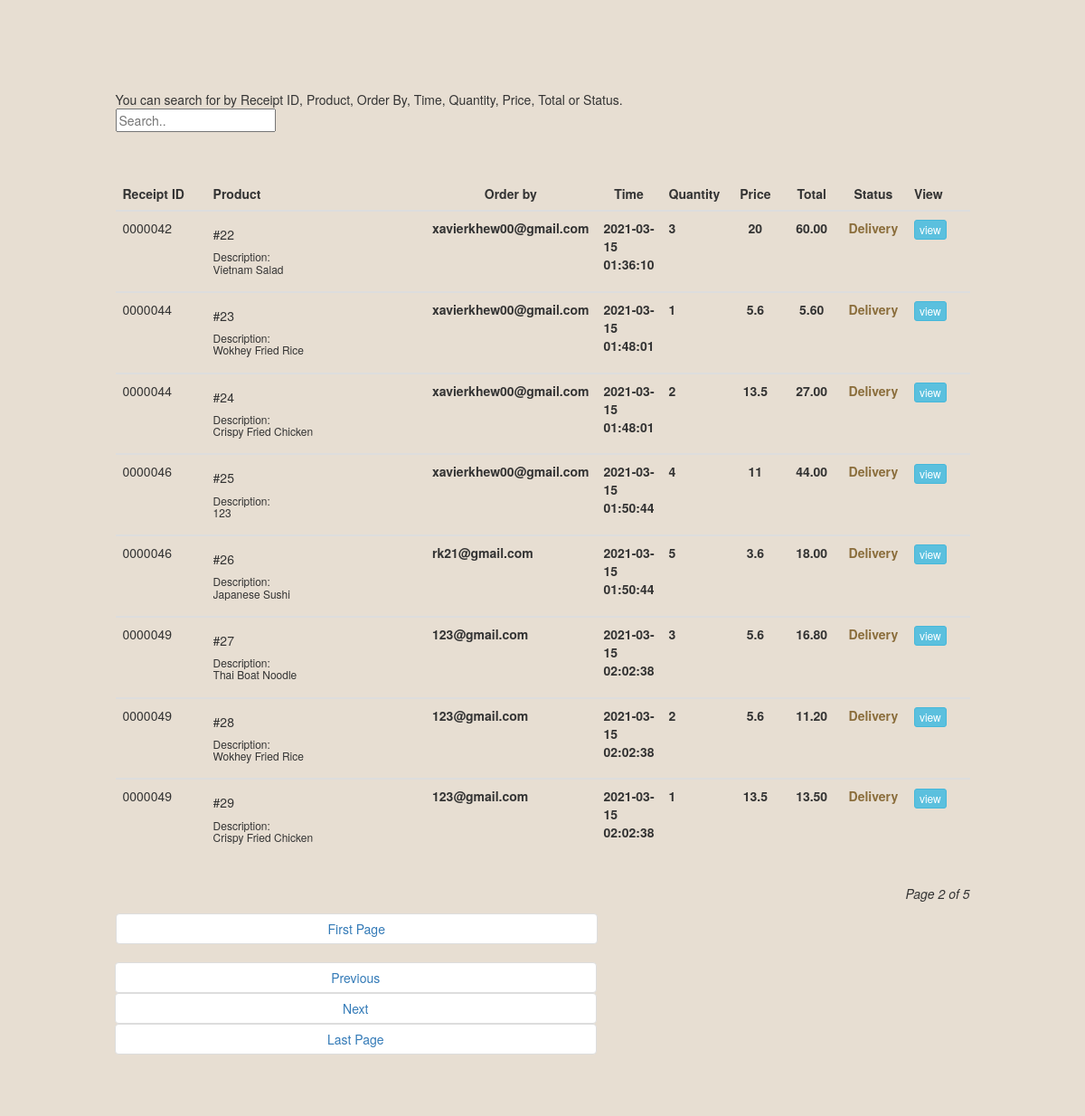
Page /staff/check-order-page.php?page_no=2 on the committed database.
### tables this page shows
CREATE TABLE `order_rec` (
  `id` int(20) NOT NULL,
  `user_id` int(20) DEFAULT NULL,
  `email` varchar(255) DEFAULT NULL,
  `receipt_id` varchar(255) DEFAULT NULL,
  `date` varchar(255) DEFAULT NULL,
  `dish_name` varchar(255) DEFAULT NULL,
  `dish_price` varchar(255) DEFAULT NULL,
  `dish_id` varchar(255) DEFAULT NULL,
  `dish_qty` int(2) NOT NULL DEFAULT 0,
  `order_status` int(2) NOT NULL DEFAULT 0,
  `delivery_type` int(2) NOT NULL DEFAULT 0,
  `delivery_status` int(2) NOT NULL DEFAULT 0,
  `menu_id` int(20) DEFAULT NULL,
  `cloudinary_link` text DEFAULT NULL
);

### staff/check-order-page.php (the view, shortened to what this page needs)
<!DOCTYPE html>
<?php
    include "../db-connect.php";
?>
    <html lang="en">
        <head>
        <link rel="stylesheet" href="https://maxcdn.bootstrapcdn.com/bootstrap/3.3.6/css/bootstrap.min.css" />
</head>
<body style="background-color: #e7ded2;">
    <div class="container">
        <div class="row">
                <?php
            if (isset($_GET['page_no']) && $_GET['page_no'] != "") {
                $page_no = $_GET['page_no'];
            } else {
                $page_no = 1;
            }
            $total_records_per_page = 8;
            $offset = ($page_no-1) * $total_records_per_page;
            $previous_page = $page_no - 1;
            $next_page = $page_no + 1;
            $result_count = mysqli_query($connect,"SELECT COUNT(*) As total_records FROM order_rec");
            $total_records = mysqli_fetch_array($result_count);
            $total_records = $total_records['total_records'];
            $total_no_of_pages = ceil($total_records / $total_records_per_page);
            ?>
            <?php
            $query_cus_status = mysqli_query($connect, "SELECT * FROM order_rec LIMIT $offset, $total_records_per_page");
            ?>
            <div class="col-sm-12 col-md-10 col-md-offset-1">
                <span class="search">You can search for by Receipt ID, Product, Order By, Time, Quantity, Price, Total or Status.</span><br>
                <input id="searchinput" type="text" placeholder="Search..">
                <table class="table table-hover" style="margin-top: 5rem;">
                    <thead>
                        <tr>
                            <th width="15%">Receipt ID</th>
                            <th>Product</th>
                            <th class="text-center">Order by</th>
                            <th class="text-center">Time</th>
                            <th class="text-center">Quantity</th>
                            <th class="text-center">Price</th>
                            <th class="text-center">Total</th>
                            <th class="text-center">Status</th>
                            <th width="15%">View</th>
                        </tr>
                    </thead>
                            <?php
                                $check_order_query = mysqli_query($connect, "SELECT * FROM order_rec");
                                $numrow = mysqli_num_rows($check_order_query);
                            ?>
                            <?php
                                if($numrow != 0)
                                {
                                    while($row = mysqli_fetch_assoc($query_cus_status))
                                    {
                                        $db_id = $row['id'];
                                        $db_email = $row['email'];
                                        $db_date = $row['date'];
                                        $db_dish_name = $row['dish_name'];
                                        $db_dish_price = $row['dish_price'];
                                        $db_delivery_status = $row['delivery_status'];
                                        $db_qty = $row['dish_qty'];
                            ?>
                        <tbody id="myTable">
                        <tr>
                            <td><?php echo $row["receipt_id"]; ?></td>
                            <td class="col-sm-8 col-md-6">
                            <div class="media">
                                <div class="media-body">
                                    <h5>#<?php echo $db_id;?></h5>
                                    <h6>Description: <br> <?php echo $db_dish_name;?></h6>
                                </div>
                            </div>
                            </td>
                            <td>
                            <strong><?php echo $db_email;?></strong>
                            </td>
                            <td>
                                <strong><?php echo $db_date;?></strong>
                            </td>
                            <td>
                                <strong>
                                <?php echo $db_qty;?>
                                </strong>
                            </td>
                            <td class="col-sm-1 col-md-1 text-center">
                                <strong><?php echo $db_dish_price;?></strong>
                            </td>
                            <td class="col-sm-1 col-md-1 text-center">
                                <strong>
                                <?php
                                    $total = $db_qty * $db_dish_price;
                                    echo number_format((float)$total,2,'.','');
                                ?>
                                </strong>
                            </td>
                            <td class="col-sm-1 col-md-1 text-center">
                            <?php echo $db_delivery_status == 0 ? '<span class="text-warning"> <strong>Delivery</strong> </span>' : '<span class="text-success"><strong> Delivered </strong></span>';?>
                            </td>
                            <td><input type="button" name="view" value="view" id="<?php echo $row["receipt_id"]; ?>"
                                class="btn btn-info btn-xs view_data" /></td>
                        </tr>
                        </tbody>
                        <?php
                            }
                        }
                        ?>
                </table>
            <ul class="pagination" style="margin: 40px 0px 40px 0px;">
            <?php
                if($page_no > 1) {
                    echo "<li style='padding-right: 30px;'><a style='margin-right: 30px;' class='btn btn-secondary btn-block' href='?page_no=1'>
                                                            First Page
                                                        </a> &emsp;
                        </li>";
                }
            ?>
            <li style="padding-right: 30px;" <?php if($page_no <= 1) { echo "class='disabled'";}?>>
                <a style="margin-right: 30px;" class="btn btn-secondary btn-block "
                <?php if($page_no > 1) {
                            echo "href='?page_no=$previous_page'";
                        } ?>>
                        Previous
                </a>
            </li>
            <li style="padding-right: 30px;" <?php if($page_no >= $total_no_of_pages) { echo "class='disabled'"; } ?> >
                <a style="margin-right: 30px;" class="btn btn-secondary btn-block " <?php if($page_no < $total_no_of_pages) {
                            echo "href='?page_no=$next_page'";
                        } ?>>Next
                </a>
            </li>
            <?php if($page_no < $total_no_of_pages) {
                        echo "<li><a style='margin-right: 30px;' class='btn btn-secondary btn-block' href='?page_no=$total_no_of_pages'>
                                    Last Page
                                </a>
                            </li>";
                }
            ?>
            </ul>
            <p style='float: right; margin-top: 8px; font-style: italic; border-top: 1px #CCC;'>Page <?php echo $page_no." of ".$total_no_of_pages; ?></p>
            </div>
        </div>
    </div>
    <br><br>
</body>
</html>

### staff/check-order-page.php (style rules this page uses)
body { margin-top: 10rem; }
.media-body { margin-left:20px; }

### rows in the picture
order_rec: receipt "0000042", id "22", dish_name "Vietnam Salad", email "xavierkhew00@gmail.com", date "2021-03-15 01:36:10", dish_qty "3", dish_price "20", total "60.00", delivery_status "Delivery"
order_rec: receipt "0000044", id "23", dish_name "Wokhey Fried Rice", email "xavierkhew00@gmail.com", date "2021-03-15 01:48:01", dish_qty "1", dish_price "5.6", total "5.60", delivery_status "Delivery"
order_rec: receipt "0000044", id "24", dish_name "Crispy Fried Chicken", email "xavierkhew00@gmail.com", date "2021-03-15 01:48:01", dish_qty "2", dish_price "13.5", total "27.00", delivery_status "Delivery"
order_rec: receipt "0000046", id "25", dish_name "123", email "xavierkhew00@gmail.com", date "2021-03-15 01:50:44", dish_qty "4", dish_price "11", total "44.00", delivery_status "Delivery"
order_rec: receipt "0000046", id "26", dish_name "Japanese Sushi", email "rk21@gmail.com", date "2021-03-15 01:50:44", dish_qty "5", dish_price "3.6", total "18.00", delivery_status "Delivery"
order_rec: receipt "0000049", id "27", dish_name "Thai Boat Noodle", email "123@gmail.com", date "2021-03-15 02:02:38", dish_qty "3", dish_price "5.6", total "16.80", delivery_status "Delivery"
order_rec: receipt "0000049", id "28", dish_name "Wokhey Fried Rice", email "123@gmail.com", date "2021-03-15 02:02:38", dish_qty "2", dish_price "5.6", total "11.20", delivery_status "Delivery"
order_rec: receipt "0000049", id "29", dish_name "Crispy Fried Chicken", email "123@gmail.com", date "2021-03-15 02:02:38", dish_qty "1", dish_price "13.5", total "13.50", delivery_status "Delivery"

### other values in the picture
$page_no "2"
$total_no_of_pages "5"
